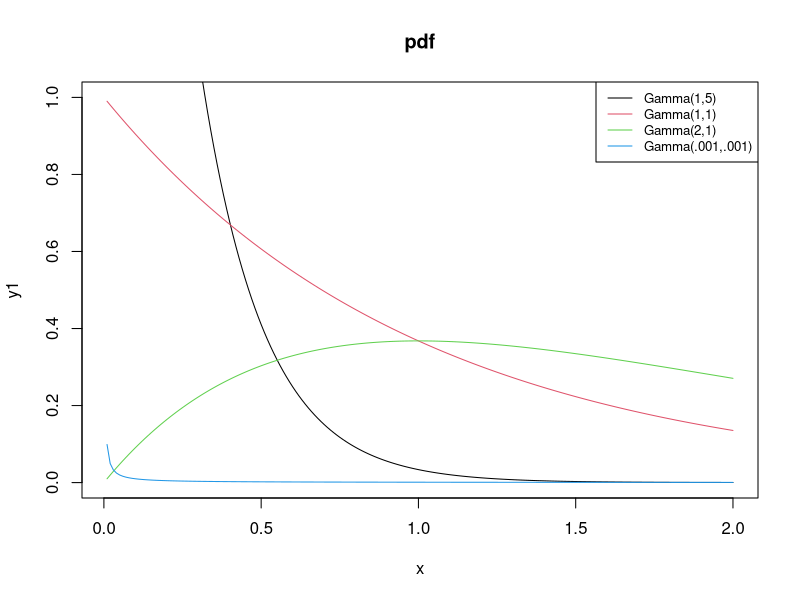
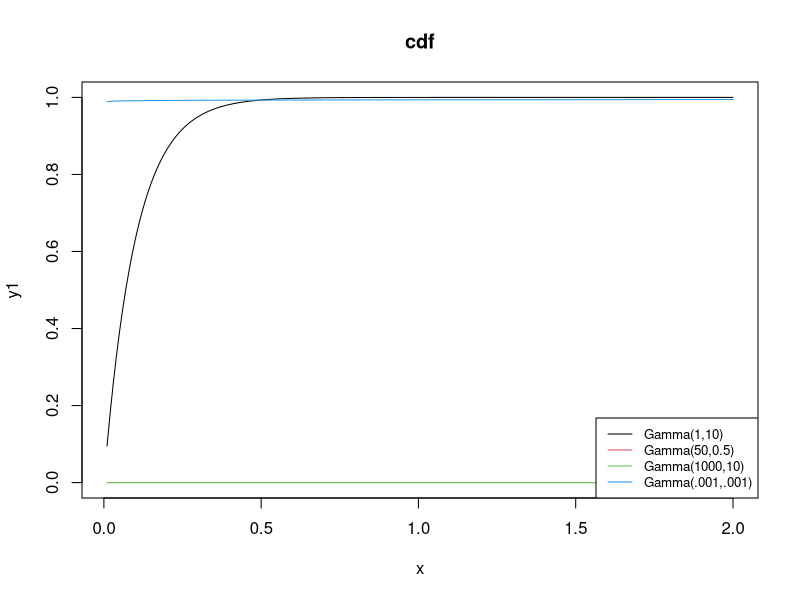
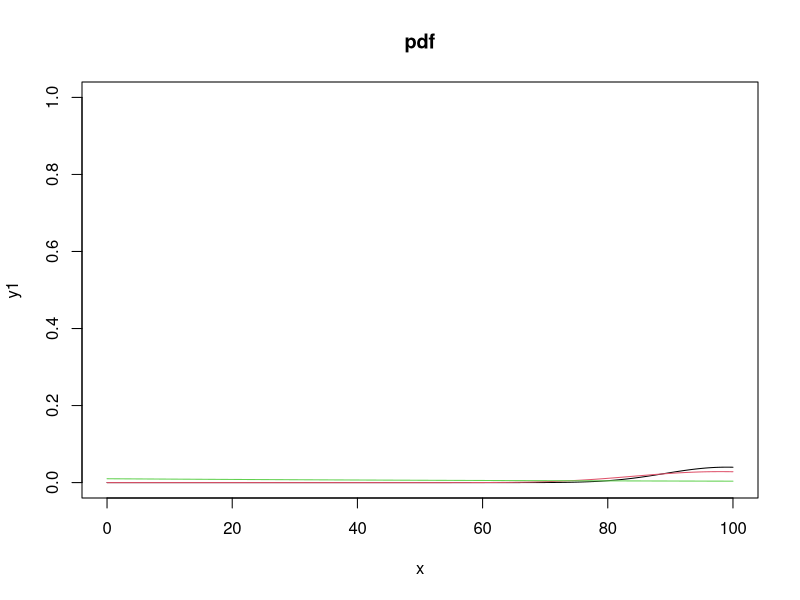

Write the R code that produced these figures, in order.
x <- (1:200)/100
y1 <- dgamma(x = x, 1, 5)
y2 <- dgamma(x = x, 1, 1)
y3 <- dgamma(x = x, 2, 1)
y4 <- dgamma(x = x, .001, .001)

#pdf(file = 'my-gamma-plot.pdf')
plot(x, y1, type = 'l', ylim = c(0,1), main = 'pdf')
lines(x, y2, type = 'l', col = 2)
lines(x, y3, type = 'l', col = 3)
lines(x, y4, type = 'l', col = 4)
legend("topright",
       legend = c('Gamma(1,5)', 'Gamma(1,1)', 'Gamma(2,1)', 'Gamma(.001,.001)'), 
       col = c(1:4),
       lty = 1, cex = 0.8)

y1 <- pgamma(x, 1, 10)
y2 <- pgamma(x, 50, 0.5)
y3 <- pgamma(x, 1000, 10)
y4 <- pgamma(x, .001, .001)

plot(x, y1, type = 'l', ylim = c(0,1), main = 'cdf')
lines(x, y2, type = 'l', col = 2)
lines(x, y3, type = 'l', col = 3)
lines(x, y4, type = 'l', col = 4)
legend("bottomright",
       legend = c('Gamma(1,10)', 'Gamma(50,0.5)', 'Gamma(1000,10)', 'Gamma(.001,.001)'), 
       col = c(1:4),
       lty = 1, cex = 0.8)


dgamma(0.01, 1, 5)/dgamma(1, 1, 5)


dgamma(0.01, .002, .001)/dgamma(1, .002, .001)



x <- seq(0, 100, by = 0.1)
y1 <- dgamma(x = x, 100, 1)
y2 <- dgamma(x = x, 50, 0.5)
y3 <- dgamma(x = x, 1, .01)

#pdf(file = 'my-gamma-plot.pdf')
plot(x, y1, type = 'l', ylim = c(0,1), main = 'pdf')
lines(x, y2, type = 'l', col = 2)
lines(x, y3, type = 'l', col = 3)
# legend("topright",
#        legend = c('Gamma(1,5)', 'Gamma(1,1)', 'Gamma(2,1)', 'Gamma(.001,.001)'), 
#        col = c(1:4),
#        lty = 1, cex = 0.8)

